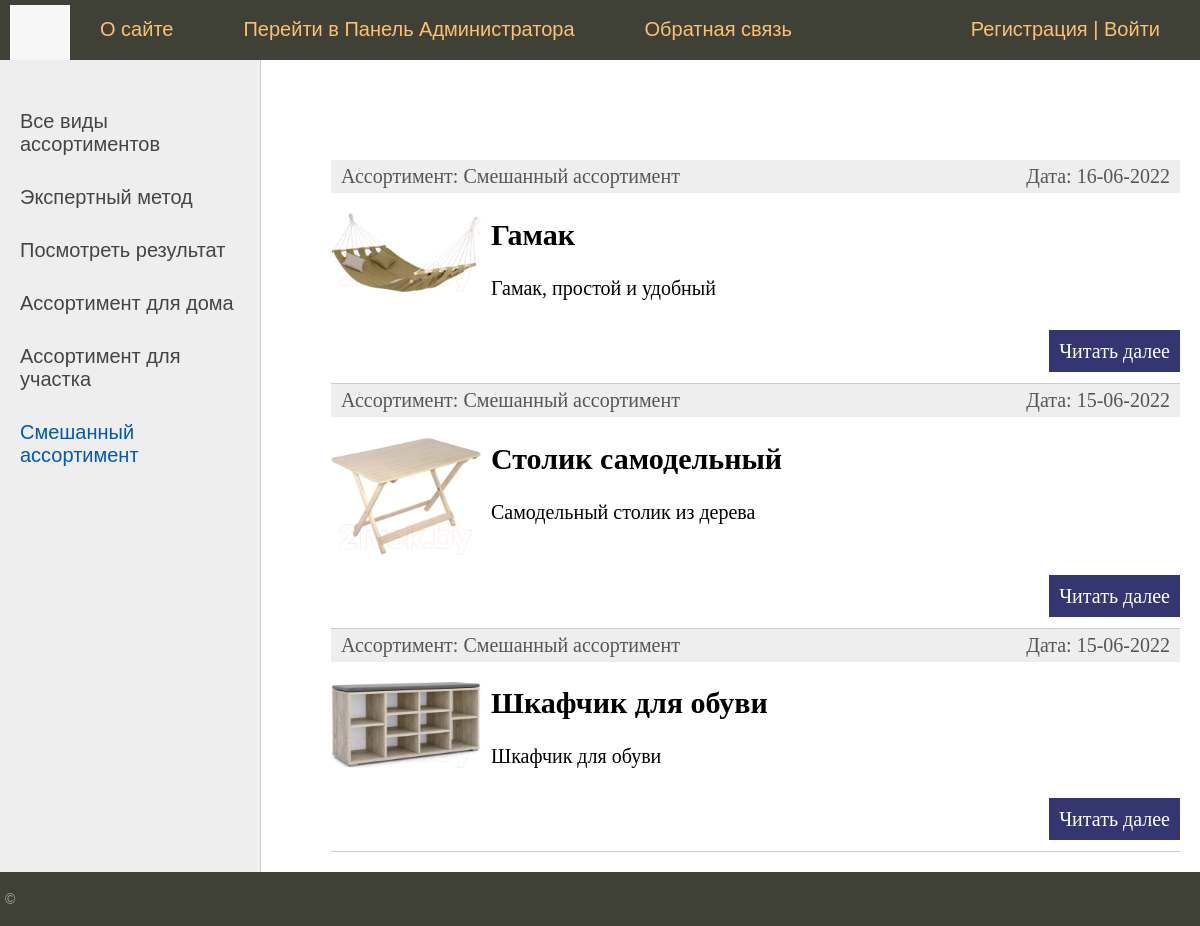
Page /category/smeshannyj-assortiment/ on the committed database.
### furniture/models.py (models this page shows, shortened)
class Category(models.Model):
        name = models.CharField(max_length=100, db_index=True, verbose_name='Ассортимент')
        slug = models.SlugField(max_length=255, unique=True, db_index=True, verbose_name="URL")
        def __str__(self):
            return self.name
        def get_absolute_url(self):
            return reverse('category', kwargs={'cat_slug': self.slug})
        class Meta:
            verbose_name ='Ассортимент'
            verbose_name_plural ='Ассортименты'
            ordering=['id']

class Furniture(models.Model):
    title = models.CharField(max_length=255, verbose_name="Название")
    slug = models.SlugField(max_length=255, unique=True, db_index=True, verbose_name="URL")
    content = models.TextField(blank=True, verbose_name="Содержимое")
    photo = models.ImageField(upload_to="photos/%Y/%m/%d", verbose_name= "Фото")
    time_create = models.DateField(auto_now_add=True, verbose_name="Дата создания")
    time_update = models.DateField(auto_now=True,verbose_name="Время редактирования")
    is_published=models.BooleanField(default=True, verbose_name="Публикация")
    cat = models.ForeignKey('Category', on_delete=models.PROTECT,  verbose_name="Принадлежность к ассортименту")
    def get_absolute_url(self):
        return reverse('post', kwargs ={'post_slug': self.slug})
    class Meta:
        verbose_name = 'Мебельная фабрика'
        verbose_name_plural = 'Мебельная фабрика'
        ordering = ['time_create','title']

### furniture/views.py (the view)
# urls.py: path('category/<slug:cat_slug>/',FurnitureCategory.as_view(), name='category'),
class FurnitureCategory(DataMixin,ListView):
    model = Furniture
    template_name = 'furniture/index.html'
    context_object_name = 'posts'
    allow_empty = False
    def get_queryset(self):
        return Furniture.objects.filter(cat__slug=self.kwargs['cat_slug'], is_published=True)
    def get_context_data(self, *, object_list=None, **kwargs):
        context = super().get_context_data(**kwargs)
        c_def = self.get_user_context(title='Ассортимент - ' + str(context['posts'][0].cat),
                                      cat_selected=context['posts'][0].cat_id)
        return dict(list(context.items()) + list(c_def.items()))

### furniture/utils.py (called while the page is built)
        def get_user_context(self, **kwargs):
                context = kwargs
                cats = Category.objects.all()
                cats = Category.objects.annotate(Count('furniture'))
                user_menu = menu.copy()
                if not self.request.user.is_authenticated:
                        user_menu.pop(1)
                context['menu'] = menu
                context['cats'] = cats
                if 'cat_selected' not in context:
                        context['cat_selected'] = 0
                return context

### furniture/templates/furniture/index.html (shortened to what this page needs)
{% extends 'Furniture/base.html' %}
{% block content %}
<ul class="list-articles">
	{% for p in object_list %}
			<li><div class="article-panel">
	<p class="first">Ассортимент: {{p.cat}}</p>
	<p class="last">Дата: {{p.time_update|date:"d-m-Y"}}</p>
</div>
{% if p.photo %}
	<p><img class="img-article-left thumb" src="{{p.photo.url}}"></p>
{% endif %}
				<h2>{{p.title}}</h2>
	{% autoescape on %}
	{{p.content|linebreaks|truncatewords:50}}
	{% endautoescape %}
			<p class="link-read-post"><a href="{{ p.get_absolute_url }}">Читать далее</a></p>
			</li>
	{% endfor %}
</ul>
{% endblock %}

### furniture/templates/furniture/base.html (shortened to what this page needs)
{% load static %}
{% load furniture_tags %}
<!DOCTYPE html>
<html>
<head>
	<link type="text/css" href="{% static 'Furniture/css/style.css' %}" rel="stylesheet" />
</head>
<body>
<table class="table-page" border=0 cellpadding="0" cellspacing="0">
<tr><td valign=top>
{% block mainmenu %}
		<div class="header">
			<ul id="mainmenu" class="mainmenu">
			<li class="logo"><a href="{% url 'home' %}"><div class="logo"></div></a></li>
{% for m in menu %}
			<li><a href="{% url m.url_name %}">{{m.title}}</a></li>
{% endfor %}
				{% if request.user.is_authenticated %}
				<li class="last"> {{user.username}} | <a href="{% url 'logout' %}">Выйти</a></li>
				{% else %}
				<li class="last"><a href="{% url 'register' %}">Регистрация</a> | <a href="{% url 'login' %}">Войти</a></li>
				{% endif %}
			</ul>
		</div>
{% endblock mainmenu %}
<table class="table-content" border=0 cellpadding="0" cellspacing="0">
<tr>
	<td valign="top" class="left-chapters">
	<ul id="leftchapters">
{% if cat_selected == 0 %}
		<li class="selected">Все виды ассортиментов</li>
{% else %}
		<li><a href="{% url 'home' %}">Все виды ассортиментов</a></li>
{% endif %}
<li><a href="{% url 'grade' %}">Экспертный метод</a></li> <li><a href="{% url 'mass' %}">Посмотреть результат</a></li>
{% for c in cats %}
{% if c.furniture__count > 0 %}
	{% if c.pk == cat_selected %}
		<li class="selected">{{c.name}}</li>
	{% else %}
		<li><a href="{{ c.get_absolute_url }}">{{c.name}}</a></li>
	{% endif %}
{% endif %}
{% endfor %}
	</ul>
</td>
<td valign="top" class="content">
	<div class="content-text">
{% block content %}
{% endblock %}
	</div>
</td></tr></table>
</td></tr>
<tr><td valign=top>
	<div id="footer">
		<p>&copy</p>
	</div>
</td></tr></table>
</body>
</html>

### furniture/static/Furniture/css/style.css (style rules this page uses)
html, body { font-family: 'Arial'; margin: 0; padding: 0; height: 100%; width: 100%; color: #444; }
a { color: #0059b2; text-decoration: none; }
img { max-width: 600px; height: auto; }
img.img-article-left { max-width: 300px; height: auto; float: left; padding: 0 10px 10px 0; }
img.img-article-left.thumb { max-width: 150px; height: auto; }
p.link-read-post { text-align: right; }
p.link-read-post a { padding: 10px; min-width: 100px; background: #333671; color: #fff; text-decoration: none; }
div.article-panel { background: #eee; padding: 5px 10px 5px 10px; box-sizing: border-box; overflow: hidden; color: #555; }
div.article-panel p.first { margin: 0; float: left; }
div.article-panel p.last { margin: 0; float: right; }
ul.list-articles { list-style: none; margin: 0; padding: 0; }
ul.list-articles li { border-bottom: 1px solid #ccc; }
.table-page { width: 100%; height: 100%; vertical-align: top; }
.table-page tr { height: 100%; }
.header { background: #3F4137; height: 60px; }
.logo { background: url('../images/logo.png') no-repeat 10px 5px; width: 70px; height: 60px; }
ul.mainmenu { list-style: none; margin: 0; padding: 0; height: 60px; color: #fdc073; font-size: 20px; overflow: hidden; }
ul.mainmenu li { float: left; margin: 18px 40px 0 30px; }
ul.mainmenu li.logo { margin: 0; }
ul.mainmenu li.last { float: right; }
ul.mainmenu li a { color: #fdc073; text-decoration: none; }
.table-content { width: 100%; min-height: 100%; height: 100%; }
.left-chapters { margin: 0; background: #eee; border-right: 1px solid #ccc; min-height: 100%; }
.left-chapters ul { width: 230px; min-height: 100%; margin: 0; padding: 20px 10px 10px 20px; list-style: none; font-size: 20px; }
.left-chapters ul li { margin: 30px 0 0 0; color: #999; }
.left-chapters ul li.selected { color: #0059b2; }
.left-chapters ul li a { color: #444; text-decoration: none; }
.content { padding: 40px 20px 20px 40px; width: 100%; box-sizing: border-box; }
.content-text { margin: 60px 0 0 30px; color: #000; font-size: 20px; font-family: Yandex Sans Display Light; }
#footer { box-sizing: border-box; background: #3F4137; padding: 5px; color: #aaa; font-size: 14px; font-family: Verdana, Geneva, Arial, Helvetica; text-align: left; overflow: hidden; }

### rows in the picture
Category: name "Ассортимент для дома"
Category: name "Ассортимент для участка"
Category: name "Смешанный ассортимент"
Furniture: cat "Смешанный ассортимент", time_update "16-06-2022", photo (picture), title "Гамак", content "Гамак, простой и удобный"
Furniture: cat "Смешанный ассортимент", time_update "15-06-2022", photo (picture), title "Столик самодельный", content "Самодельный столик из дерева"
Furniture: cat "Смешанный ассортимент", time_update "15-06-2022", photo (picture), title "Шкафчик для обуви", content "Шкафчик для обуви"

### other values in the picture
{{ m.title }} "О сайте" "Перейти в Панель Администратора" "Обратная связь"
